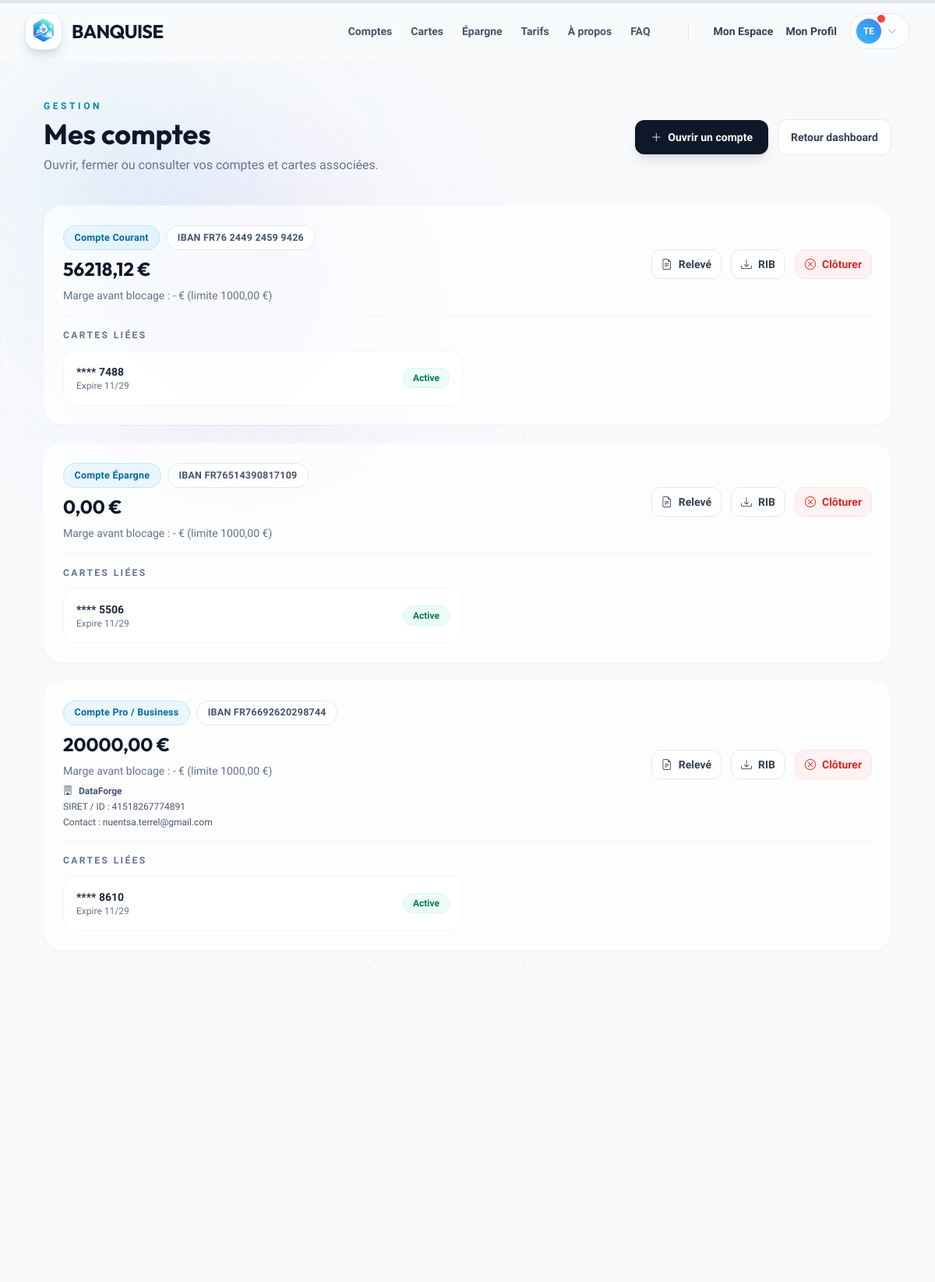
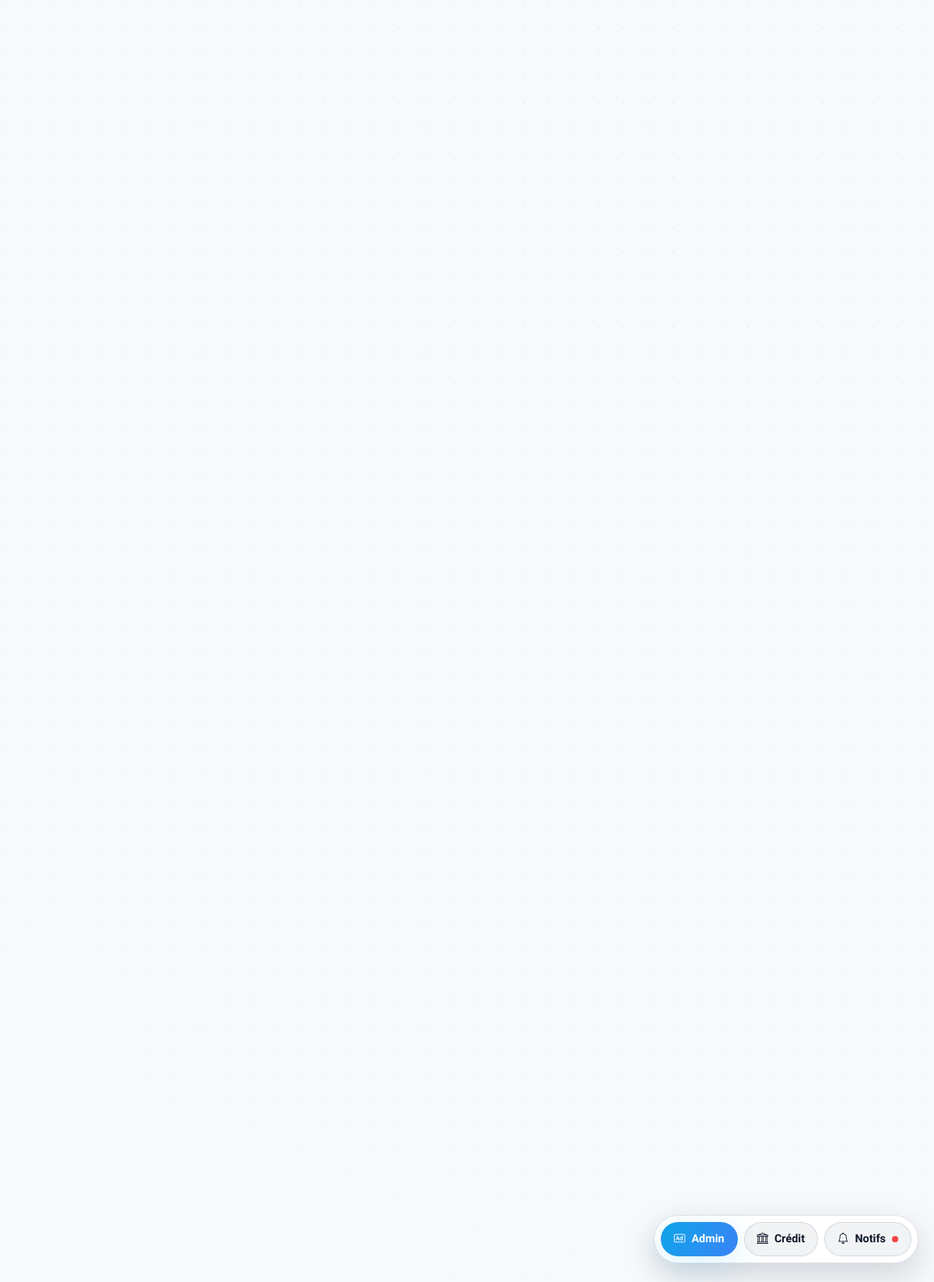
Page /mes-comptes/ (signed in) on the committed database (2 pictures, top to bottom).
### scoring/models.py (models this page shows, shortened)
class Compte(models.Model):
    TYPE_CHOICES = [
        ('COURANT', 'Compte Courant'),
        ('EPARGNE', 'Compte Épargne'),
        ('PRO', 'Compte Pro / Business'),
    ]
    user = models.ForeignKey(User, on_delete=models.CASCADE, related_name='comptes')
    type_compte = models.CharField(max_length=20, choices=TYPE_CHOICES, default='COURANT')
    solde = models.DecimalField(max_digits=12, decimal_places=2, default=0.00)
    numero_compte = models.CharField(max_length=30, unique=True)
    date_creation = models.DateTimeField(auto_now_add=True)
    est_actif = models.BooleanField(default=True)
    entreprise_nom = models.CharField(max_length=150, blank=True)
    entreprise_siret = models.CharField(max_length=20, blank=True)
    entreprise_contact = models.CharField(max_length=100, blank=True)
    entreprise_nom = models.CharField(max_length=150, blank=True)
    entreprise_siret = models.CharField(max_length=20, blank=True)
    entreprise_contact = models.CharField(max_length=100, blank=True)

class Carte(models.Model):
    compte = models.ForeignKey(Compte, on_delete=models.CASCADE, related_name='cartes')
    numero_visible = models.CharField(max_length=4)
    date_expiration = models.DateField()
    plafond_paiement = models.IntegerField(default=2000)
    plafond_retrait = models.IntegerField(default=500)
    est_bloquee = models.BooleanField(default=False)
    sans_contact_actif = models.BooleanField(default=True)
    paiement_etranger_actif = models.BooleanField(default=False)

### scoring/views.py (the view)
# urls.py: path('mes-comptes/', views.gerer_comptes, name='gerer_comptes'),
@login_required
def gerer_comptes(request):
    comptes = Compte.objects.filter(user=request.user).prefetch_related('cartes')
    unread_notifs = Notification.objects.filter(user=request.user, est_lu=False).count()
    return render(request, 'scoring/gerer_comptes.html', {
        'comptes': comptes,
        'unread_notifs': unread_notifs,
        'overdraft_limit': overdraft_limit_for_user(request.user),
    })

### templates/scoring/gerer_comptes.html (shortened to what this page needs)
{% extends "base.html" %}
{% block content %}
<div class="relative min-h-screen bg-slate-50/50 overflow-hidden">
    <div class="absolute inset-0 ambient-surface" aria-hidden="true">
        <div class="ambient-grid"></div>
        <div class="ambient-blob sm blue animate-blob"></div>
        <div class="ambient-blob lg purple animate-blob animation-delay-4000"></div>
    </div>
    <div class="relative z-10 max-w-6xl mx-auto px-4 sm:px-6 lg:px-8 py-12 space-y-10">
        <div class="flex items-center justify-between gap-4">
            <div>
                <p class="text-xs font-bold uppercase tracking-[0.3em] text-ice-600">Gestion</p>
                <h1 class="text-4xl font-display font-bold text-slate-900 mt-2">Mes comptes</h1>
                <p class="text-slate-500 mt-2">Ouvrir, fermer ou consulter vos comptes et cartes associées.</p>
            </div>
            <div class="flex items-center gap-3">
                <a href="{% url 'ouvrir_compte' %}"
                    class="px-5 py-3 rounded-xl bg-slate-900 text-white font-bold text-sm shadow-lg hover:-translate-y-0.5 transition-all duration-300 flex items-center gap-2">
                    <i class="bi bi-plus-lg"></i> Ouvrir un compte
                </a>
                <a href="{% url 'dashboard' %}"
                    class="px-4 py-3 rounded-xl bg-white border border-slate-200 text-slate-700 font-bold text-sm hover:bg-slate-50 transition-colors">
                    Retour dashboard
                </a>
            </div>
        </div>
        {% if not comptes %}
        <div class="p-10 text-center border-2 border-dashed border-slate-200 rounded-3xl bg-white/70 backdrop-blur">
            <div class="w-14 h-14 rounded-2xl bg-ice-50 text-ice-500 flex items-center justify-center mx-auto mb-4 text-2xl">
                <i class="bi bi-bank2"></i>
            </div>
            <p class="text-slate-500 font-medium">Vous n'avez pas encore de compte actif.</p>
            <a href="{% url 'ouvrir_compte' %}" class="mt-4 inline-flex items-center gap-2 px-4 py-2 rounded-xl bg-slate-900 text-white font-bold text-sm">
                <i class="bi bi-plus-lg"></i> Ouvrir un compte
            </a>
        </div>
        {% else %}
        <div class="space-y-6">
            {% for compte in comptes %}
            <div class="glass-panel p-6 rounded-3xl shadow-sm">
                <div class="flex flex-col md:flex-row md:items-center md:justify-between gap-4">
                    <div class="space-y-2">
                        <div class="flex items-center gap-2">
                            <span class="pill pill-ice">{{ compte.get_type_compte_display }}</span>
                            <span class="pill bg-white border border-slate-200 text-slate-600">IBAN {{ compte.numero_compte }}</span>
                        </div>
                        <h3 class="text-2xl font-display font-bold text-slate-900">{{ compte.solde }} €</h3>
                        <p class="text-sm text-slate-500">Marge avant blocage : {{ compte.marge_dispo|default:"-" }} € (limite {{ overdraft_limit }} €)</p>
                        {% if compte.type_compte == 'PRO' %}
                        <div class="text-xs text-slate-600 space-y-1">
                            <p class="font-bold flex items-center gap-2"><i class="bi bi-building"></i> {{ compte.entreprise_nom|default:"Entreprise à renseigner" }}</p>
                            <p>SIRET / ID : {{ compte.entreprise_siret|default:"-" }}</p>
                            <p>Contact : {{ compte.entreprise_contact|default:"-" }}</p>
                        </div>
                        {% endif %}
                    </div>
                    <div class="flex flex-wrap items-center gap-3">
                        <a href="{% url 'releve_compte' compte.id %}"
                            class="px-3 py-2 rounded-xl bg-white border border-slate-200 text-sm font-bold text-slate-700 hover:border-ice-200 hover:text-ice-700 transition-colors flex items-center gap-2">
                            <i class="bi bi-file-earmark-text"></i> Relevé
                        </a>
                        <a href="{% url 'telecharger_rib_pdf' compte.id %}"
                            class="px-3 py-2 rounded-xl bg-white border border-slate-200 text-sm font-bold text-slate-700 hover:border-ice-200 hover:text-ice-700 transition-colors flex items-center gap-2">
                            <i class="bi bi-download"></i> RIB
                        </a>
                        <a href="{% url 'fermer_compte' compte.id %}"
                            class="px-3 py-2 rounded-xl bg-red-50 border border-red-100 text-sm font-bold text-red-600 hover:bg-red-100 transition-colors flex items-center gap-2">
                            <i class="bi bi-x-circle"></i> Clôturer
                        </a>
                    </div>
                </div>
                {% if compte.cartes.all %}
                <div class="mt-4 border-t border-slate-100 pt-4">
                    <p class="text-xs font-bold text-slate-500 uppercase tracking-[0.2em] mb-3">Cartes liées</p>
                    <div class="grid sm:grid-cols-2 gap-3">
                        {% for carte in compte.cartes.all %}
                        <div class="p-4 rounded-2xl bg-white/80 border border-slate-100 flex items-center justify-between">
                            <div>
                                <p class="text-sm font-bold text-slate-800">**** {{ carte.numero_visible }}</p>
                                <p class="text-xs text-slate-500">Expire {{ carte.date_expiration|date:"m/y" }}</p>
                            </div>
                            <span class="text-xs font-bold px-3 py-1 rounded-full {% if carte.est_bloquee %}bg-red-50 text-red-600 border border-red-100{% else %}bg-emerald-50 text-emerald-700 border border-emerald-100{% endif %}">
                                {% if carte.est_bloquee %}Bloquée{% else %}Active{% endif %}
                            </span>
                        </div>
                        {% endfor %}
                    </div>
                </div>
                {% endif %}
            </div>
            {% endfor %}
        </div>
        {% endif %}
    </div>
</div>
{% endblock %}

### templates/base.html (shortened to what this page needs)
{% load static %}
<!DOCTYPE html>
<html lang="fr" class="scroll-smooth">
<head>
    <link rel="stylesheet" href="https://cdn.jsdelivr.net/npm/bootstrap-icons@1.11.3/font/bootstrap-icons.min.css">
    <script src="https://cdn.tailwindcss.com"></script>
    <link rel="stylesheet" href="{% static 'css/banquise.css' %}">
</head>
<body data-auth="{{ user.is_authenticated|yesno:'1,0' }}"
    class="text-slate-800 antialiased flex flex-col min-h-screen overflow-x-hidden selection:bg-ice-200 selection:text-ice-900">
    {% block navbar %}
    <nav id="main-nav" class="fixed w-full z-50 transition-all duration-300 border-b border-transparent top-0">
        <div class="max-w-7xl mx-auto px-4 sm:px-6 lg:px-8">
            <div class="flex justify-between items-center h-20">
                <a href="{% url 'home' %}" class="flex items-center gap-3 group relative z-50">
                    <div
                        class="w-12 h-12 rounded-2xl overflow-hidden shadow-lg shadow-slate-500/20 group-hover:shadow-ice-500/30 group-hover:scale-105 transition-all duration-300 bg-white border border-slate-200">
                        <img src="{% static 'docs/logobanquise.png' %}" alt="Banquise"
                            class="w-full h-full object-contain">
                    </div>
                    <span class="font-display font-bold text-2xl tracking-tight text-slate-900">BANQUISE</span>
                </a>
                <div class="hidden md:flex items-center gap-8">
                    <div class="flex items-center gap-6 mr-4">
                        <a href="{% url 'produits_comptes' %}"
                            class="text-sm font-semibold text-slate-600 hover:text-ice-600 transition-colors">Comptes</a>
                        <a href="{% url 'produits_cartes' %}"
                            class="text-sm font-semibold text-slate-600 hover:text-ice-600 transition-colors">Cartes</a>
                        <a href="{% url 'produits_epargne' %}"
                            class="text-sm font-semibold text-slate-600 hover:text-ice-600 transition-colors">Épargne</a>
                        <a href="{% url 'tarifs' %}"
                            class="text-sm font-semibold text-slate-600 hover:text-ice-600 transition-colors">Tarifs</a>
                        <a href="{% url 'a_propos' %}"
                            class="text-sm font-semibold text-slate-600 hover:text-ice-600 transition-colors">À
                            propos</a>
                        <a href="{% url 'support' %}"
                            class="text-sm font-semibold text-slate-600 hover:text-ice-600 transition-colors">FAQ</a>
                    </div>
                    {% if user.is_authenticated %}
                    <div class="flex items-center gap-4">
                        <a href="{% url 'dashboard' %}"
                            class="text-sm font-bold text-slate-700 hover:text-ice-600 transition-colors">Mon Espace</a>
                        <a href="{% url 'profil' %}"
                            class="text-sm font-bold text-slate-700 hover:text-ice-600 transition-colors">Mon Profil</a>
                        <div class="relative group">
                            <button
                                class="flex items-center gap-2 py-1.5 pl-2 pr-4 rounded-full bg-white/50 border border-slate-200 hover:bg-white hover:shadow-md transition-all">
                                <div
                                    class="relative w-8 h-8 rounded-full bg-gradient-to-tr from-ice-400 to-blue-500 flex items-center justify-center text-white shadow-sm">
                                    <span class="text-xs font-bold">{{ user.username|slice:":2"|upper }}</span>
                                    {% if unread_notifs and unread_notifs > 0 %}
                                    <span
                                        class="absolute -top-1.5 -right-1.5 w-3 h-3 rounded-full bg-red-500 border border-white"></span>
                                    {% endif %}
                                </div>
                                <i
                                    class="bi bi-chevron-down text-xs text-slate-400 group-hover:rotate-180 transition-transform"></i>
                            </button>
                        </div>
                    </div>
                    {% endif %}
                </div>
            </div>
        </div>
    </nav>
    {% endblock %}
    <main class="flex-grow w-full relative z-10 {% block main_padding %}pt-20{% endblock %}">
        {% block content %}{% endblock %}
    </main>
    {% if request.resolver_match and request.resolver_match.url_name != 'login' and request.resolver_match.url_name != 'register' and request.resolver_match.url_name != 'support' %}
    <div class="floating-dock flex">
        {% if user.is_authenticated %}
        {% if user.is_staff %}
        <a href="{% url 'admin_dashboard' %}" class="dock-btn primary"><i class="bi bi-badge-ad"></i><span class="dock-label">Admin</span></a>
        <a href="{% url 'admin_manage_credits' %}" class="dock-btn secondary"><i class="bi bi-bank"></i><span class="dock-label">Crédit</span></a>
        <a href="{% url 'notifications' %}" class="dock-btn secondary"><i class="bi bi-bell"></i><span class="dock-label">Notifs</span>
            {% if unread_notifs and unread_notifs > 0 %}
            <span class="notification-dot dock-dot"></span>
            {% endif %}
        </a>
        {% endif %}
        {% else %}
        <a href="{% url 'register' %}" class="dock-btn primary"><i class="bi bi-magic"></i><span class="dock-label">Créer un compte</span></a>
        <a href="{% url 'support' %}" class="dock-btn secondary"><i class="bi bi-question-circle"></i><span class="dock-label">Nous contacter</span></a>
        {% endif %}
    </div>
    {% endif %}
</body>
</html>

### rows in the picture
Compte: type_compte "Compte Courant", numero_compte "FR76 2449 2459 9426", solde "56218,12", marge_dispo "-", overdraft_limit "1000,00"
Carte: numero_visible "7488", date_expiration "11/29", est_bloquee "Active"
Compte: type_compte "Compte Épargne", numero_compte "FR76514390817109", solde "0,00", marge_dispo "-", overdraft_limit "1000,00"
Carte: numero_visible "5506", date_expiration "11/29", est_bloquee "Active"
Compte: type_compte "Compte Pro / Business", numero_compte "FR76692620298744", solde "20000,00", marge_dispo "-", overdraft_limit "1000,00", entreprise_nom "DataForge", entreprise_siret "41518267774891", entreprise_contact "nuentsa.terrel@gmail.com"
Carte: numero_visible "8610", date_expiration "11/29", est_bloquee "Active"

### other values in the picture
{{ user.username|slice:":2"|upper }} "TE"
